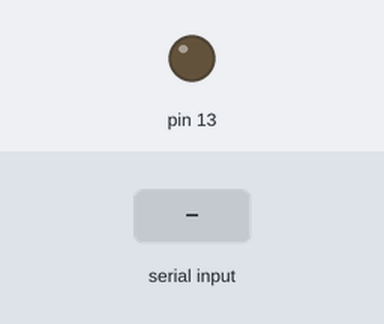
A sketch run on a simulated Arduino Uno, built with avr-gcc and run on an emulated ATmega328P. Shown: output pins drawn as LEDs (lit = HIGH). Dashed ring = blinking. The test bench sets the inputs (shaded band).

Above: at 1.2 s.
1.3 s: "2" received over Serial
At 1.55 s:
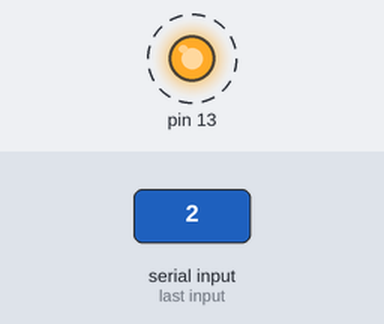
4.3 s: "1" received over Serial
At 5.0 s:
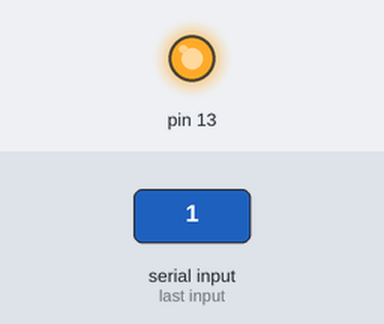
5.8 s: "0" received over Serial
At 6.1 s:
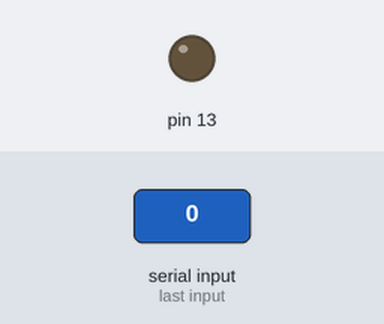
Timing chart, 0 to 8.8 s (numbered marks = the images above; inputs shaded):
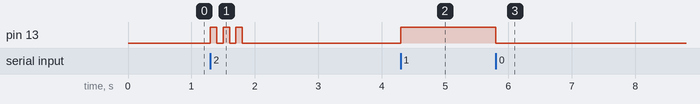

The sketch:

Serial.ino
```cpp
void setup() {
  Serial.begin(9600);
  pinMode(13, OUTPUT);
}

void loop() {
  if(Serial.available() > 0) { //수신된 것이 있을 때만
    int data = Serial.read();
    if(data == 49)            //1
      digitalWrite(13, HIGH);
    else if(data == 50) {     //2
      digitalWrite(13, HIGH);
      delay(100);
      digitalWrite(13, LOW);
      delay(100);
      digitalWrite(13, HIGH);
      delay(100);
      digitalWrite(13, LOW);
      delay(100);
      digitalWrite(13, HIGH);
      delay(100);
      digitalWrite(13, LOW);
      delay(100);
    }
    else
      digitalWrite(13, LOW);
  }
}
```

Measured:
- after the input at 1.3 s, pin 13: alternates HIGH for 0.10 s and LOW for 0.10 s, 6 changes in all, then stays LOW, starting at once
- after the input at 4.3 s, pin 13: LOW → HIGH at once
- after the input at 5.8 s, pin 13: HIGH → LOW at once
